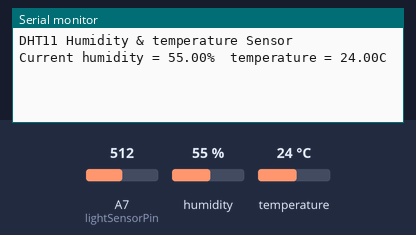
Recording of a sketch running on a simulated Arduino Nano, built with avr-gcc and run on an emulated ATmega328P. Shown: the last lines printed to the serial monitor. The inputs (shaded band) are chosen by the test bench; at power-on: humidity 55 %, A7 (lightSensorPin) = 512, temperature 24 °C.

Above: at 2.7 s.
2.8 s: humidity set to 22 %
At 7.2 s:
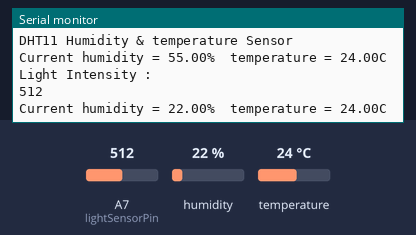
8.8 s: A7 (lightSensorPin) set to 490
At 11.9 s:
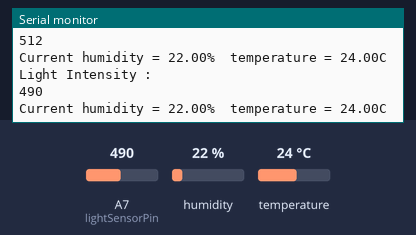
14.8 s: temperature set to 12 °C
At 17.8 s:
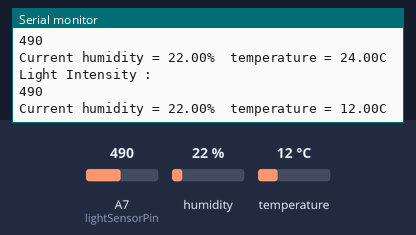
20.8 s: A7 (lightSensorPin) set to 510
At 22.6 s:
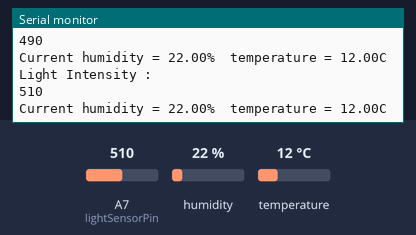
26.8 s: humidity set to 40 %
At 33.2 s:
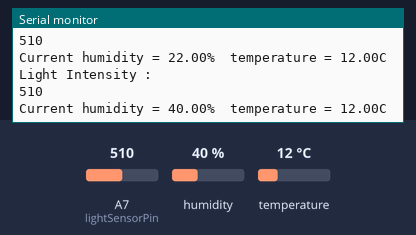
Timing chart, 0 to 33.8 s (numbered marks = the images above; inputs shaded):
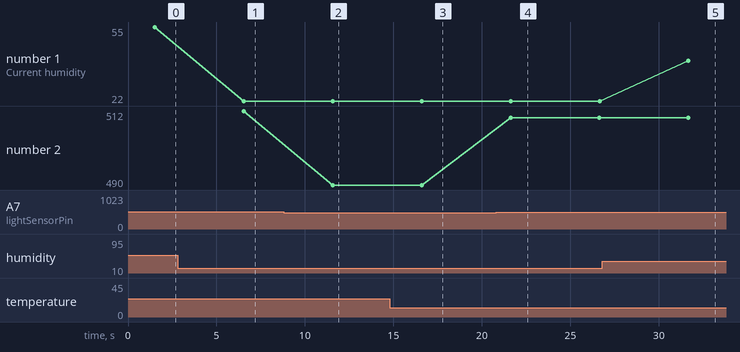

The sketch:

green-core.ino
```cpp
//#include <ESP8266WiFi.h>        // Include the Wi-Fi library
#include <dht.h>
//WiFiClient client;

#define dht_apin A6 // Analog Pin sensor is connected to
dht DHT;

#define lightSensorPin A7
#define growLightPin 6
//const char* ssid     = "Dialog 4G";         // The SSID (name) of the Wi-Fi network you want to connect to
//const char* pass = "0GN80THE415";     // The password of the Wi-Fi network

void setup() {
  Serial.begin(9600);
//  delay(10);

//  Serial.println("Connecting to ");
//  Serial.println(ssid);

//  WiFi.begin(ssid, pass);
//  while (WiFi.status() != WL_CONNECTED)
//  {
//    delay(500);
//    Serial.print(".");
//  }
//  Serial.println("");
//  Serial.println("WiFi connected");

  delay(500);//Delay to let system boot
  Serial.println("DHT11 Humidity & temperature Sensor\n\n");
  delay(1000);//Wait before accessing Sensor
}

void loop() {

  // Humidity & Temperature
  DHT.read11(dht_apin);
  Serial.print("Current humidity = ");
  Serial.print(DHT.humidity);
  Serial.print("%  ");
  Serial.print("temperature = ");
  Serial.print(DHT.temperature);
  Serial.println("C  ");
  delay(5000);
//
//  // Light Intensity
  int lightSensorReading;
  lightSensorReading = analogRead(lightSensorPin);
  Serial.println("Light Intensity : ");
  Serial.println(lightSensorReading);
  if (lightSensorReading > 500) // change the lux value. and change the sensor to a analog one.
    digitalWrite(growLightPin, HIGH);
  else
    digitalWrite(growLightPin, LOW);
}
```

Measured:
- after the input at 2.8 s, the serial monitor: prints a new line after 3.8 s (image 1)
- after the input at 8.8 s, the serial monitor: prints a new line after 2.8 s (image 2)
- after the input at 14.8 s, the serial monitor: prints a new line after 1.8 s (image 3)
- after the input at 20.8 s, the serial monitor: prints a new line after 0.82 s (image 4)
- after the input at 26.8 s, the serial monitor: prints a new line after 4.9 s (image 5)
- plotted number 1: 55 → 22 after the input at 2.8 s, 22 → 40 after the input at 26.8 s
- plotted number 2: 512 → 490 after the input at 8.8 s, 490 → 510 after the input at 20.8 s
